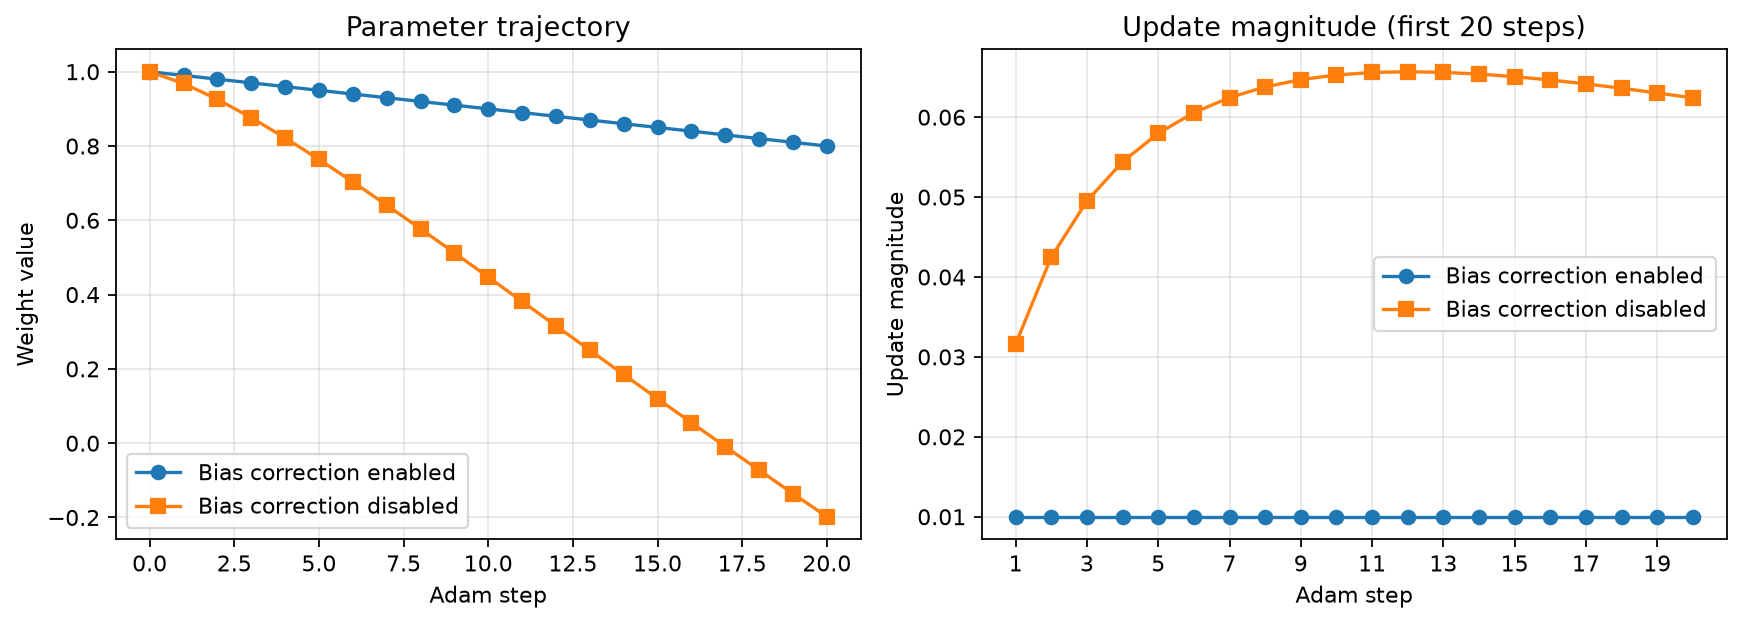

Python code for this plot:
from pathlib import Path

import matplotlib.pyplot as plt
import torch


INITIAL_WEIGHT = 1.0
CONSTANT_GRADIENT = 0.1
LEARNING_RATE = 0.01
BETA1 = 0.9
BETA2 = 0.999
EPSILON = 1e-8
PLOT_STEPS = 20
MAX_STEPS = 10_000
RELATIVE_TOLERANCE = 0.01


def main():
    parameter = torch.nn.Parameter(
        torch.tensor([INITIAL_WEIGHT], dtype=torch.float64)
    )
    optimizer = torch.optim.Adam(
        [parameter],
        lr=LEARNING_RATE,
        betas=(BETA1, BETA2),
        eps=EPSILON,
        weight_decay=0,
        amsgrad=False,
        foreach=False,
    )

    moment = 0.0
    squared_moment = 0.0
    corrected_weight = INITIAL_WEIGHT
    uncorrected_weight = INITIAL_WEIGHT
    corrected_updates = []
    uncorrected_updates = []
    corrected_weights = [INITIAL_WEIGHT]
    uncorrected_weights = [INITIAL_WEIGHT]
    relative_update_errors = []

    for step in range(1, MAX_STEPS + 1):
        moment = BETA1 * moment + (1 - BETA1) * CONSTANT_GRADIENT
        squared_moment = (
            BETA2 * squared_moment
            + (1 - BETA2) * CONSTANT_GRADIENT**2
        )
        corrected_moment = moment / (1 - BETA1**step)
        corrected_squared_moment = squared_moment / (1 - BETA2**step)
        corrected_update = LEARNING_RATE * corrected_moment / (
            corrected_squared_moment**0.5 + EPSILON
        )
        uncorrected_update = LEARNING_RATE * moment / (
            squared_moment**0.5 + EPSILON
        )

        corrected_weight -= corrected_update
        uncorrected_weight -= uncorrected_update
        corrected_updates.append(corrected_update)
        uncorrected_updates.append(uncorrected_update)
        corrected_weights.append(corrected_weight)
        uncorrected_weights.append(uncorrected_weight)
        relative_update_errors.append(
            abs(uncorrected_update - corrected_update) / abs(corrected_update)
        )

        parameter.grad = torch.tensor([CONSTANT_GRADIENT], dtype=torch.float64)
        previous_torch_weight = parameter.item()
        optimizer.step()
        optimizer.zero_grad(set_to_none=True)
        torch_update = previous_torch_weight - parameter.item()
        if abs(torch_update - corrected_update) > 1e-12:
            raise AssertionError(
                f"PyTorch mismatch at step {step}: "
                f"torch={torch_update}, formula={corrected_update}"
            )

    threshold_step = next(
        (
            step
            for step in range(1, MAX_STEPS + 1)
            if all(
                error < RELATIVE_TOLERANCE
                for error in relative_update_errors[step - 1 :]
            )
        ),
        None,
    )
    if threshold_step is None:
        raise RuntimeError(
            f"Relative update error did not stay below {RELATIVE_TOLERANCE:.0%} "
            f"within {MAX_STEPS} steps"
        )

    print(
        f"Adam: lr={LEARNING_RATE}, beta1={BETA1}, beta2={BETA2}, "
        f"eps={EPSILON}, weight_decay=0"
    )
    print(f"Constant gradient: {CONSTANT_GRADIENT}; initial weight: {INITIAL_WEIGHT}")
    print("Both methods use identical moments and epsilon placement; only bias correction differs.")
    print("\nFirst 20 updates:")
    print("step  corrected_update  no_correction_update  relative_difference")
    for step in range(1, PLOT_STEPS + 1):
        print(
            f"{step:>4}  {corrected_updates[step - 1]:>16.10f}"
            f"  {uncorrected_updates[step - 1]:>19.10f}"
            f"  {relative_update_errors[step - 1]:>18.2%}"
        )
    print(
        f"\nCriterion: relative update-size difference "
        f"|u_no_bias - u_bias| / |u_bias| < {RELATIVE_TOLERANCE:.0%}, "
        "and it remains below the threshold thereafter."
    )
    print(
        f"First step meeting the criterion: {threshold_step} "
        f"({relative_update_errors[threshold_step - 1]:.6%} difference)."
    )
    print(
        f"At step {PLOT_STEPS}, the relative update difference is "
        f"{relative_update_errors[PLOT_STEPS - 1]:.2%}."
    )

    steps = range(1, PLOT_STEPS + 1)
    fig, axes = plt.subplots(1, 2, figsize=(11, 4))
    axes[0].plot(
        range(PLOT_STEPS + 1),
        corrected_weights[: PLOT_STEPS + 1],
        marker="o",
        label="Bias correction enabled",
    )
    axes[0].plot(
        range(PLOT_STEPS + 1),
        uncorrected_weights[: PLOT_STEPS + 1],
        marker="s",
        label="Bias correction disabled",
    )
    axes[0].set(
        title="Parameter trajectory",
        xlabel="Adam step",
        ylabel="Weight value",
    )
    axes[0].grid(alpha=0.3)
    axes[0].legend()

    axes[1].plot(
        steps,
        corrected_updates[:PLOT_STEPS],
        marker="o",
        label="Bias correction enabled",
    )
    axes[1].plot(
        steps,
        uncorrected_updates[:PLOT_STEPS],
        marker="s",
        label="Bias correction disabled",
    )
    axes[1].set(
        title="Update magnitude (first 20 steps)",
        xlabel="Adam step",
        ylabel="Update magnitude",
        xticks=list(range(1, PLOT_STEPS + 1, 2)),
    )
    axes[1].grid(alpha=0.3)
    axes[1].legend()
    fig.tight_layout()
    output_path = Path(__file__).with_name("bias_correction.png")
    fig.savefig(output_path, dpi=160, bbox_inches="tight")
    print(f"Plot saved to {output_path.name}")


if __name__ == "__main__":
    main()
